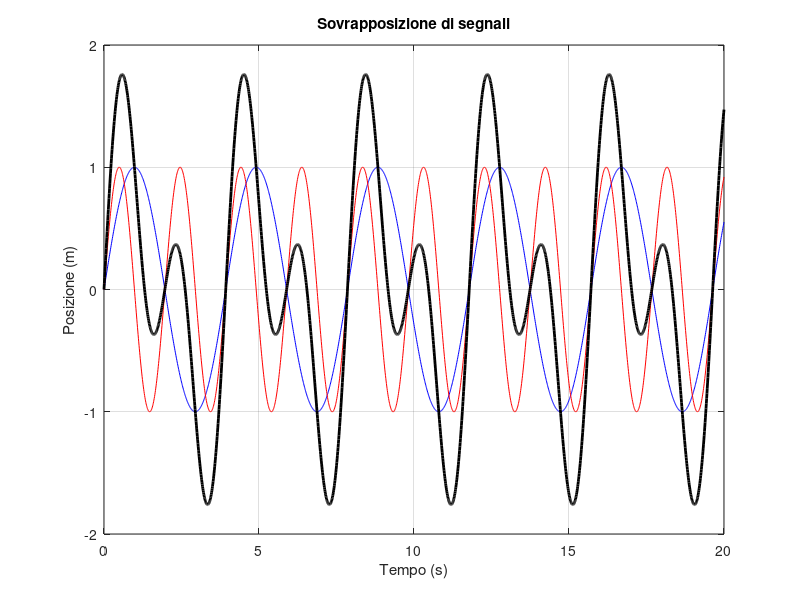
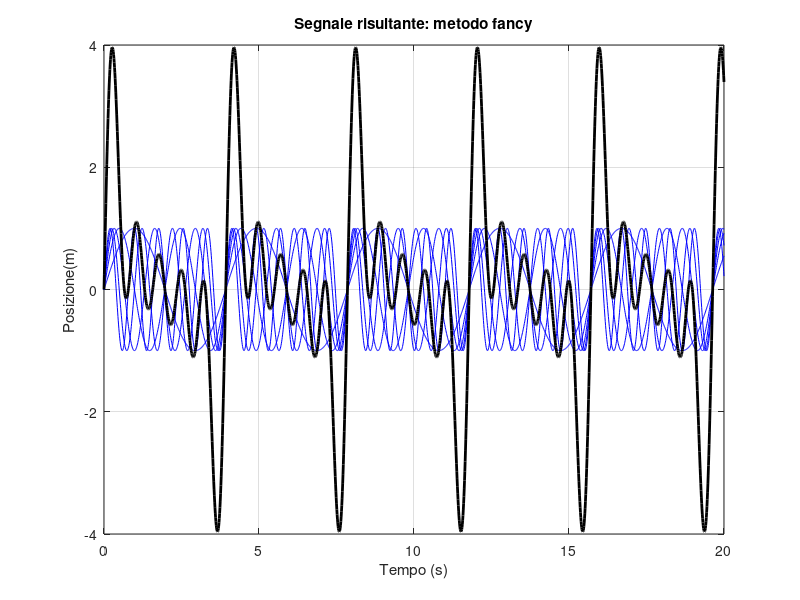

The MATLAB script that drew these images, in order:
close all
clear all
clc

%----------------------------------------------------------%
%        Codice per effettuare l'analisi di segnali        %
%----------------------------------------------------------%

% In questo Matlab script saranno presenti alcune metodologie che
% consentono l'analisi di segnali prodotti da oscilloscopi (utile durante il
% corso per determinare OffSets e altre grandezze caratteristiche del plasma)


%-------------------------------------%
%     Sovrapposizione di segnali      %
%-------------------------------------%
figure(1)
omega = 1.6; t = 0:0.01:20;
y1 = sin(omega * t); y2 = sin(2 * omega * t); y_tot = y1 + y2;
plot(t, y1, 'b-'); hold on; grid on;
plot(t, y2, 'r-'); hold on; grid on;
plot(t, y_tot, 'k-', 'LineWidth',2); hold on; grid on;  % Specifico la dimensione della riga
xlabel("Tempo (s)")
ylabel("Posizione (m)")
title("Sovrapposizione di segnali")


%-------------------------------------%
%     Metodo fancy per sovrapporre    %
%-------------------------------------%
figure(2)
for m = 1:5     % Effettuo un ciclo for (indice va da 1 a 5 incluso -> avrò 5 iterazioni)
    y(:, m) = sin(m * omega * t);
    plot(t, y(:, m), 'b-'); hold on; grid on;
end     % Nella sintassi di Matlab per terminare l'esecuzione di un ciclo for si utilizza la keyword "end"
ysum = sum(y'); % Sommo insieme i 5 segnali per avere quello risultante: la funzione sum mi fa perdere una dimensione
% Passo da una matrice ad un vettore condensando le colonne in una sola
% avendo come valore la somma di quelli presenti nelle colonne di partenza
% NB: devo trasporre per avere che venga rispettata la dimensione per i
% plot. La trasposizione è: y' con l'apostrofo che indica appunto tale
% operazione.
plot(t, ysum, 'k-', 'LineWidth',2); hold on; grid on;
xlabel("Tempo (s)")
ylabel("Posizione(m)")
title("Segnale risultante: metodo fancy")